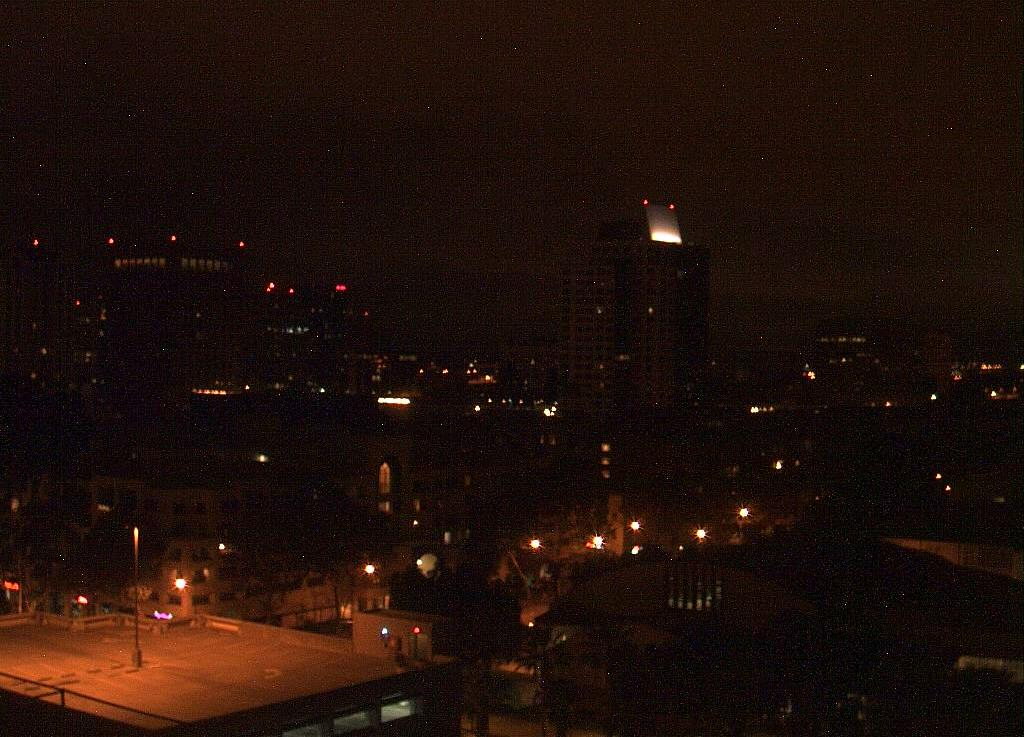
#> input picture night.jpg, 1024 x 737 px
$ python enhance.py
#> lines starting #> are read from the running program, lines starting #| are printed output that depends on the picture; long printed decimals are rounded
import cv2
import numpy as np

# -----------------------------
# Utilities: histogram + CDF
# -----------------------------
def hist_256(u8: np.ndarray) -> np.ndarray:
    # 8-bit histogram with 256 bins
    return np.bincount(u8.ravel(), minlength=256).astype(np.float64)

def cdf_from_hist(h: np.ndarray) -> np.ndarray:
    c = np.cumsum(h)
    c /= c[-1] if c[-1] != 0 else 1.0
    return c

# -----------------------------
# histogram matching:
# For each intensity 'a', find 'z' with same CDF height
# (CDF_src(a) ≈ CDF_ref(z)):contentReference[oaicite:6]{index=6}
# -----------------------------
def match_histogram_channel(src_u8: np.ndarray, ref_cdf: np.ndarray) -> np.ndarray:
    h_src = hist_256(src_u8)
    cdf_src = cdf_from_hist(h_src)

    T = np.zeros(256, dtype=np.uint8)
    j = 0
    for a in range(256):
        while j < 255 and ref_cdf[j] < cdf_src[a]:
            j += 1
        T[a] = j

    # "Equalize pixel intensity" step (apply LUT mapping):contentReference[oaicite:7]{index=7}
    return T[src_u8]

def match_histogram_rgb(src_bgr: np.ndarray, ref_cdfs_rgb: list[np.ndarray]) -> np.ndarray:
    # Work in RGB order for clarity
    src_rgb = src_bgr[:, :, ::-1]
    out_rgb = np.empty_like(src_rgb)
    for c in range(3):  # R,G,B
        out_rgb[..., c] = match_histogram_channel(src_rgb[..., c], ref_cdfs_rgb[c])
    return out_rgb[:, :, ::-1]  # back to BGR

# -----------------------------
# Gamma correction (power-law): s = c * r^gamma:contentReference[oaicite:8]{index=8}
# -----------------------------
def gamma_correction_u8(bgr: np.ndarray, gamma: float) -> np.ndarray:
    x = bgr.astype(np.float32) / 255.0
    y = np.power(np.clip(x, 0, 1), gamma)
    return np.clip(y * 255.0, 0, 255).astype(np.uint8)

# -----------------------------
# Channel-wise MSE (R,G,B) and overall average
# -----------------------------
def mse_channels_rgb(img1_bgr: np.ndarray, img2_bgr: np.ndarray):
    a = img1_bgr.astype(np.float32)[:, :, ::-1]  # RGB
    b = img2_bgr.astype(np.float32)[:, :, ::-1]
    mse = ((a - b) ** 2).mean(axis=(0, 1))       # [R,G,B]
    return mse, float(mse.mean())

# ============================================================
# TRAINING (allowed to use day):
# store reference CDFs (day image statistics)
# ============================================================
night_path = "night.jpg"
day_path   = "day.jpg"

night = cv2.imread(night_path, cv2.IMREAD_COLOR)  # BGR uint8
#> night is the input picture: shape (737, 1024, 3); mean B, G, R 10.4, 16.3, 32.7
day   = cv2.imread(day_path,   cv2.IMREAD_COLOR)
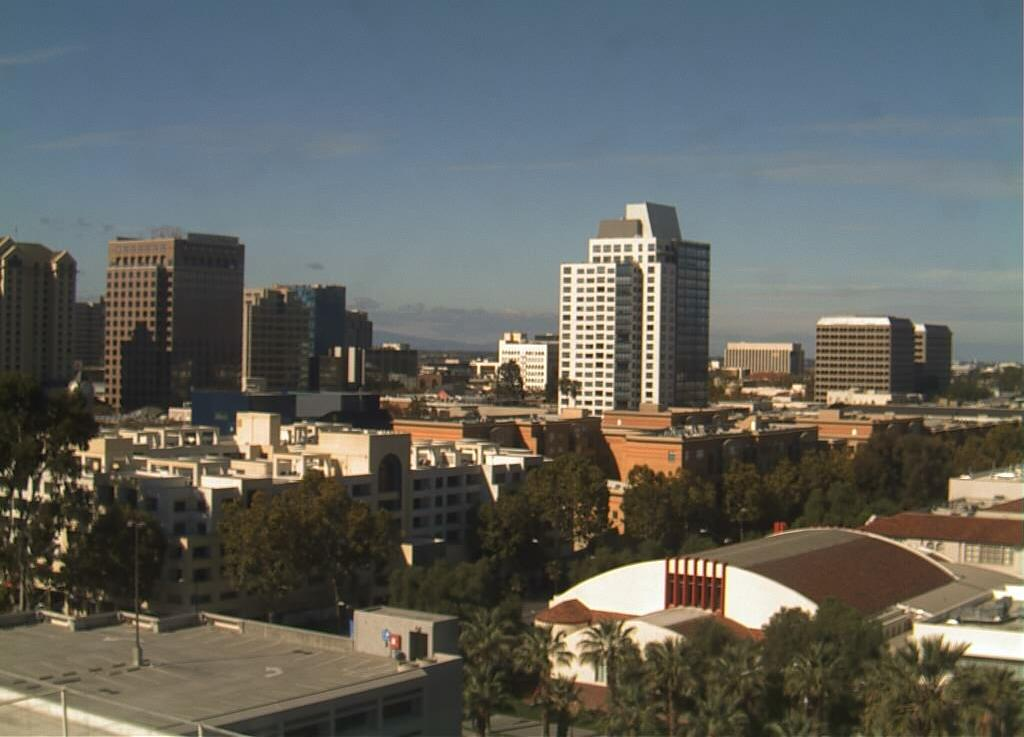
#> input picture day.jpg, 1024 x 737 px
#> day is the input picture: shape (737, 1024, 3); mean B, G, R 95, 99.7, 98.2

if night is None:
    raise FileNotFoundError(f"Could not load night image from {night_path}")
if day is None:
    raise FileNotFoundError(f"Could not load day image from {day_path}")

day_rgb = day[:, :, ::-1]
ref_cdfs_rgb = [cdf_from_hist(hist_256(day_rgb[..., c])) for c in range(3)]
#> in cdf_from_hist, `c = np.cumsum(h)`: c = 256 values from 0 to 754688
#> in cdf_from_hist, `c /= c[-1] if c[-1] != 0 else 1.0`: c = 256 values from 0 to 1
#> ref_cdfs_rgb = 3 items

# Choose fixed params during training (allowed):
GAMMA = 1.1         # tuned on this training pair
USE_MEDIAN = True   # denoise via neighborhood filter (spatial filtering)
MEDIAN_K = 5

# ============================================================
# INFERENCE (night-only input):
# apply fixed denoise + fixed gamma + histogram matching using stored ref CDFs
# ============================================================
x = night.copy()

if USE_MEDIAN:
    x = cv2.medianBlur(x, MEDIAN_K)

if GAMMA != 1.0:
    x = gamma_correction_u8(x, GAMMA)

enhanced = match_histogram_rgb(x, ref_cdfs_rgb)
#> after the loop in match_histogram_rgb, `for c in range(3):`:
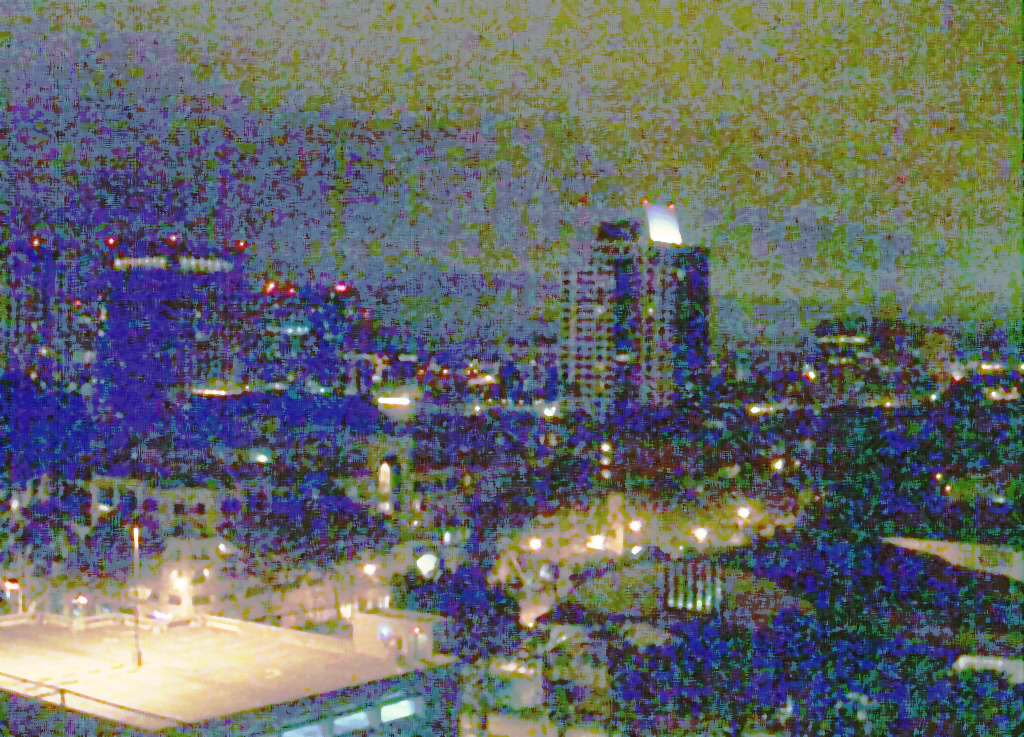
#> out_rgb: shape (737, 1024, 3); mean R, G, B 100.5, 105.3, 104.9

# Save result
out_path = "enhanced.jpg"
cv2.imwrite(out_path, enhanced)

# Report MSE
base_mse, base_overall = mse_channels_rgb(night, day)
#> in mse_channels_rgb, `mse = ((a - b) ** 2).mean(axis=(0, 1))`: mse = [7404.1, 9542.9, 10162.8]
#> base_mse = [7404.1, 9542.9, 10162.8]; base_overall = 9036.6
final_mse, final_overall = mse_channels_rgb(enhanced, day)
#> final_mse = [4233.7, 3596.3, 5280.7]; final_overall = 4370.2

print("Baseline MSE (R,G,B):", base_mse, "Overall:", base_overall)
#| Baseline MSE (R,G,B): [ 7404.112  9542.868 10162.816] Overall: 9036.599
print("Final    MSE (R,G,B):", final_mse, "Overall:", final_overall)
#| Final    MSE (R,G,B): [4233.653  3596.2524 5280.653 ] Overall: 4370.186
print("Saved:", out_path)
